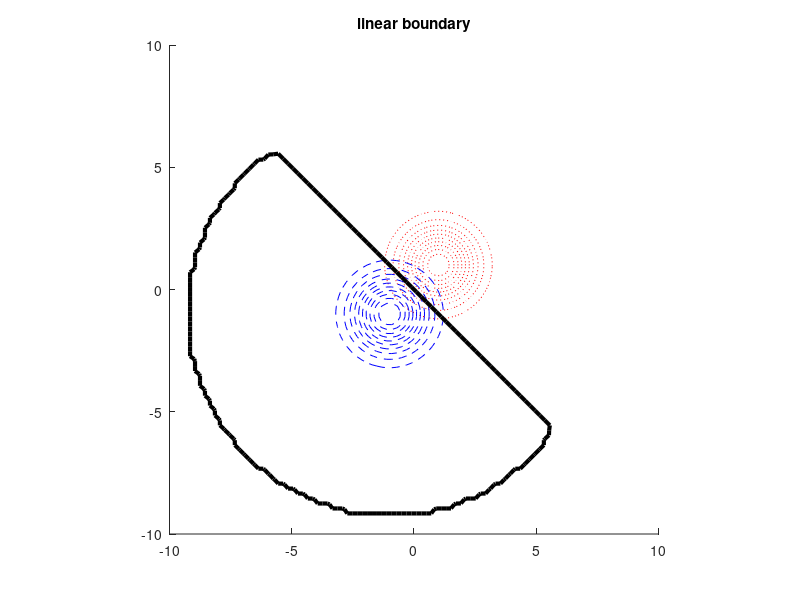

The MATLAB script that drew this image: (Note: this script raises an error after producing the figure.)
function decisionBoundariesDemo

% Decision boundaries induced by a mixture of two or three 2D Gaussians
% Based on code by Tommi Jaakkola

% 2 class
% linear decision boundary, with means on opposite sides
figure;
p1 = 0.5; p2 = 1-p1;
mu1 = [1 1]'; mu2 = [-1 -1]';
S1 = eye(2); S2 = eye(2);
plotgaussians2(p1, mu1, S1, p2, mu2, S2);
title('linear boundary')
printPmtkFigure('dboundaries2classLinear'); 


% parabolic decision boundary
figure;
p1 = 0.5; p2 = 1-p1;
mu1 = [1 1]'; mu2 = [-1 -1]';
S1 = [2 0; 0 1]; S2 = eye(2);
plotgaussians2(p1, mu1, S1, p2, mu2, S2);
title('parabolic boundary')
printPmtkFigure('dboundaries2classParabolic'); 


% 3 class
p1 = 1/3; p2 = 1/3; p3 = 1/3;
mu1 = [0 0]'; mu2 = [0 5]'; mu3 = [5 5]';

figure;
S1 = eye(2); S2 = eye(2); S3 = eye(2); 
plotgaussians3(p1, mu1, S1, p2, mu2, S2, p3, mu3, S3);
title('All boundaries are linear')
printPmtkFigure('dboundaries3classLinear'); 

figure;
S1 = [4 0; 0 1]; S2 = eye(2); S3 = eye(2); 
plotgaussians3(p1, mu1, S1, p2, mu2, S2, p3, mu3, S3);
title('Some linear, some quadratic')
printPmtkFigure('dboundaries3classParabolic');

%%%

function h = plotgaussians3(p1,mu1,S1,p2,mu2,S2,p3,mu3,S3)

[x,y] = meshgrid(linspace(-10,10,100), linspace(-10,10,100));
[m,n]=size(x);
X = [reshape(x, n*m, 1) reshape(y, n*m, 1)];
g1 = reshape(mvnpdf(X, mu1(:)', S1), [m n]);
g2 = reshape(mvnpdf(X, mu2(:)', S2), [m n]);
g3 = reshape(mvnpdf(X, mu3(:)', S3), [m n]);
hold on;
contour(x,y,g1, 'r:');
contour(x,y,g2, 'b--');
contour(x,y,g3, 'g-.');
% decision boundaries
[cc,hh]=contour(x,y,g1*p1-max(g2*p2, g3*p3),[0 0],'-k');  set(hh,'linewidth',3);
[cc,hh]=contour(x,y,g2*p2-max(g1*p1, g3*p3),[0 0],'-k');  set(hh,'linewidth',3);
[cc,hh]=contour(x,y,g3*p3-max(g2*p2, g1*p1),[0 0],'-k');  set(hh,'linewidth',3);

function h = plotgaussians2(p1,mu1,S1,p2,mu2,S2)

[x,y] = meshgrid(linspace(-10,10,100), linspace(-10,10,100));
[m,n]=size(x);
X = [reshape(x, n*m, 1) reshape(y, n*m, 1)];
g1 = reshape(mvnpdf(X, mu1(:)', S1), [m n]);
g2 = reshape(mvnpdf(X, mu2(:)', S2), [m n]);
hold;
contour(x,y,g1, 'r:');
contour(x,y,g2, 'b--');
[cc,hh]=contour(x,y,p1*g1-p2*g2,[0 0], '-k');
set(hh,'linewidth',3);
axis equal
